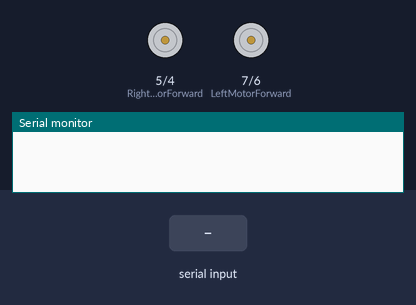
A sketch run on a simulated Arduino Uno, built with avr-gcc and run on an emulated ATmega328P. Shown: motor-driver pin pairs drawn as motors (green arrow = first pin HIGH = forward, orange = second pin HIGH = backward, longer = more drive), the last lines printed to the serial monitor. The inputs (shaded band) are chosen by the test bench.

Above: at 1.2 s.
1.3 s: "*forward" received over Serial
At 2.1 s:
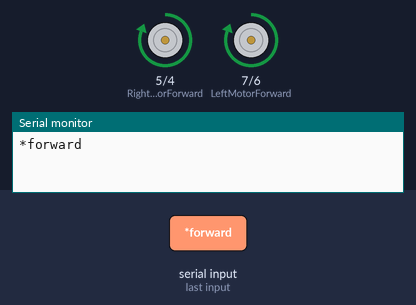
4.3 s: "*backward" received over Serial
At 4.7 s:
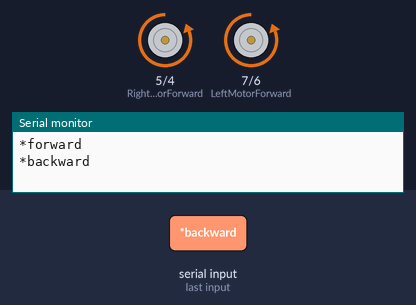
7.3 s: "*left" received over Serial
At 7.9 s:
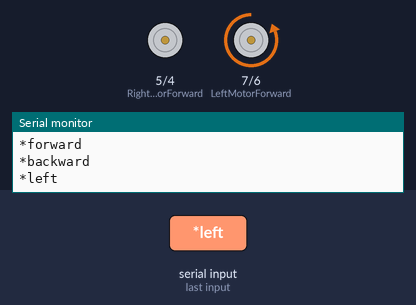
10.3 s: "*right" received over Serial
At 11.8 s:
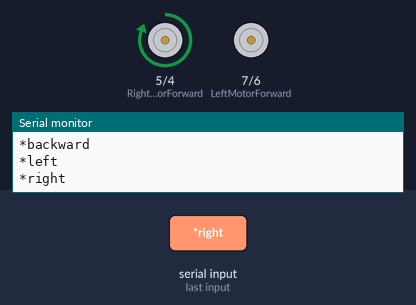
Timing chart, 0 to 13.9 s (numbered marks = the images above; inputs shaded):
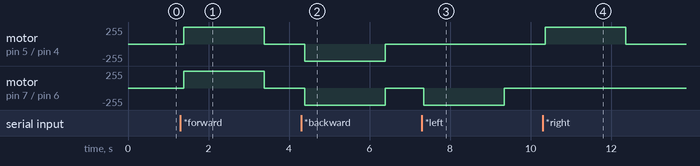

Measured:
- after the input at 1.3 s, motor on pin 5 (RightMotorForward) / pin 4 (RightMotorBackward), motor on pin 7 (LeftMotorForward) / pin 6 (LeftMotorBackward): stopped → forward 255/255 after 0.08 s, → stopped 2.0 s later
- after the input at 4.3 s, motor on pin 5 (RightMotorForward) / pin 4 (RightMotorBackward), motor on pin 7 (LeftMotorForward) / pin 6 (LeftMotorBackward): stopped → backward 255/255 after 0.09 s, → stopped 2.0 s later
- after the input at 7.3 s, motor on pin 7 (LeftMotorForward) / pin 6 (LeftMotorBackward): stopped → backward 255/255 after 0.05 s, → stopped 2.0 s later
- after the input at 10.3 s, motor on pin 5 (RightMotorForward) / pin 4 (RightMotorBackward): stopped → forward 255/255 after 0.06 s, → stopped 2.0 s later

The sketch:

main.ino
```cpp
String voice;
const int LeftMotorForward = 7;
const int LeftMotorBackward = 6;
const int RightMotorForward = 5;
const int RightMotorBackward = 4;
void backward() {
digitalWrite(LeftMotorBackward, HIGH);
digitalWrite(RightMotorBackward, HIGH);
digitalWrite(LeftMotorForward, LOW);
digitalWrite(RightMotorForward, LOW);
delay(2000);
digitalWrite(RightMotorForward, LOW);
digitalWrite(LeftMotorForward, LOW);
digitalWrite(RightMotorBackward, LOW);
digitalWrite(LeftMotorBackward, LOW);
}
void forward() {
digitalWrite(LeftMotorForward, HIGH);
digitalWrite(RightMotorForward, HIGH);
digitalWrite(LeftMotorBackward, LOW);
digitalWrite(RightMotorBackward, LOW);
delay(2000);
digitalWrite(RightMotorForward, LOW);
digitalWrite(LeftMotorForward, LOW);
digitalWrite(RightMotorBackward, LOW);
digitalWrite(LeftMotorBackward, LOW);
}
void right() {
digitalWrite(LeftMotorBackward, LOW);
digitalWrite(RightMotorForward, HIGH);
digitalWrite(LeftMotorForward, LOW);
digitalWrite(RightMotorBackward, LOW);
delay(2000);
digitalWrite(RightMotorForward, LOW);
digitalWrite(LeftMotorForward, LOW);
digitalWrite(RightMotorBackward, LOW);
digitalWrite(LeftMotorBackward, LOW);
}
void left() {
digitalWrite(LeftMotorBackward, HIGH);
digitalWrite(RightMotorBackward, LOW);
digitalWrite(LeftMotorForward, LOW);
digitalWrite(RightMotorForward, LOW);
delay(2000);
digitalWrite(RightMotorForward, LOW);
digitalWrite(LeftMotorForward, LOW);
digitalWrite(RightMotorBackward, LOW);
digitalWrite(LeftMotorBackward, LOW);
}
void stop() {
digitalWrite(RightMotorForward, LOW);
digitalWrite(LeftMotorForward, LOW);
digitalWrite(RightMotorBackward, LOW);
digitalWrite(LeftMotorBackward, LOW);
}
void setup() {
Serial.begin(9600);
pinMode(RightMotorForward, OUTPUT);
pinMode(LeftMotorForward, OUTPUT);
pinMode(LeftMotorBackward, OUTPUT);
pinMode(RightMotorBackward, OUTPUT);
}
void loop() {
while(Serial.available()) {
delay(10);
char c=Serial.read();
if(c=='#')
{break; }
voice += c;
}
if (voice.length() > 0) {
Serial.println(voice);
if (voice == "*forward")
{forward() ; }
else if (voice == "*backward")
{backward() ; }
else if (voice == "*left")
{left() ; }
else if (voice == "*right")
{right() ; }
else if (voice == "*stop")
{stop() ; }
voice="";
}
} 
```
